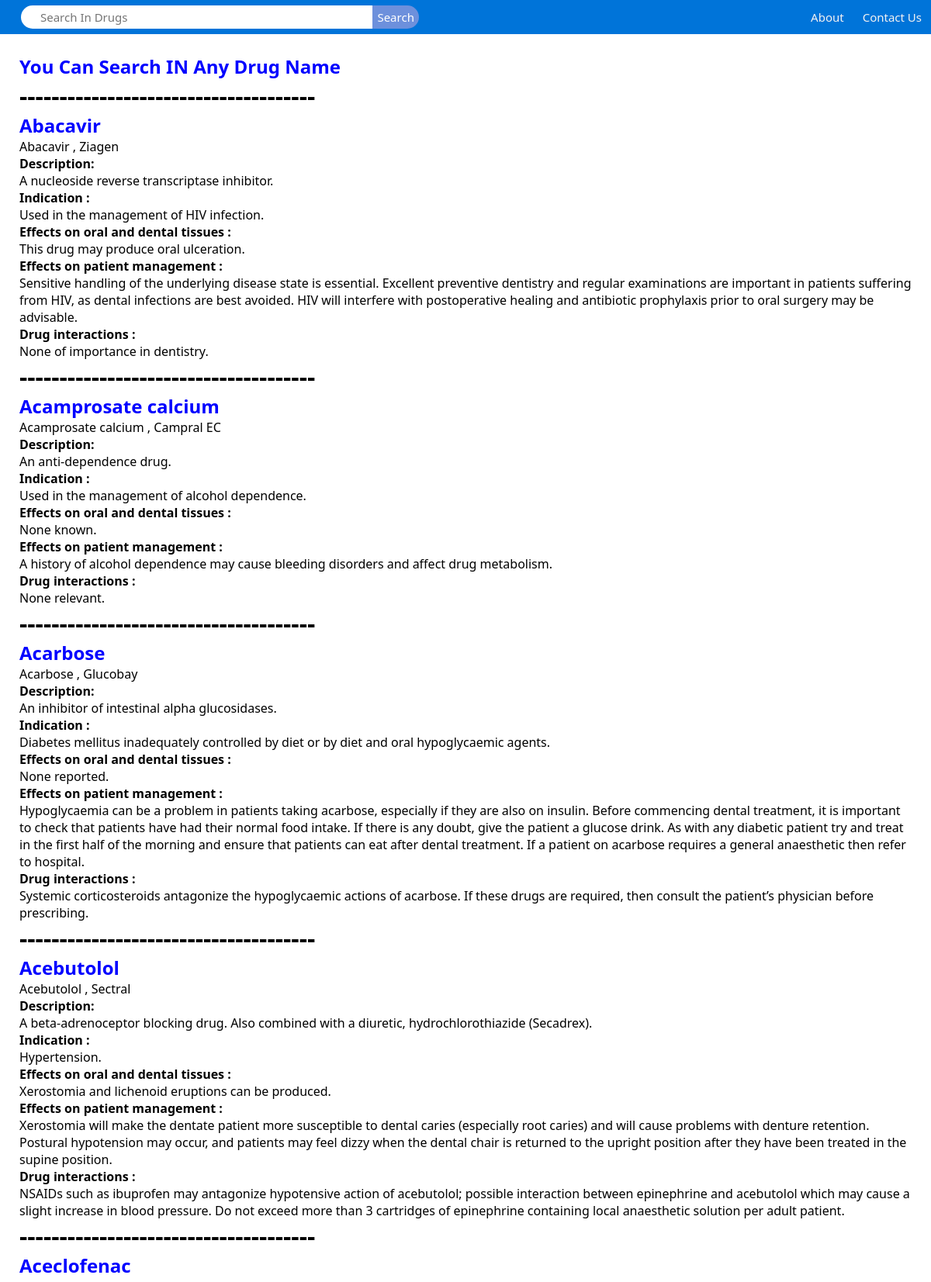
Screenshot of /search (upper part) with the database file from the repository.
### dictionary/models.py (models this page shows, shortened)
class Drug(models.Model):
    name1 = models.CharField(max_length=50, null= True, blank=True)
    name2 = models.CharField(max_length=500, null= True, blank=True)
    description = models.TextField()
    indication = models.TextField()
    effect_on_dental_tissues = models.TextField()
    effect_on_patient_treatment = models.TextField()
    drug_interaction = models.TextField()
    class Meta:
        ordering = ['name1']

### dictionary/views.py (the view, shortened to what this page needs)
# urls.py: path('search',views.search,name='search'),
def search(request):
    drugs = Drug.objects.all()
    drug2s = Drug2.objects.all()
    drugds = Drug.objects.all()
    drug2ds = Drug2.objects.all()
    drugis = Drug.objects.all()
    drug2is = Drug2.objects.all()
    name = None
    context = {'drugs':drugs, 'drug2s':drug2s,'drugds':drugds, 'drug2ds':drug2ds,'drugis':drugis, 'drug2is':drug2is, }
    return render(request,'dictionary/search.html',  context )

### templates/dictionary/search.html (shortened to what this page needs)
{%load static%}
<!DOCTYPE html>
<html lang="en">
<head>
    <link rel="stylesheet" href="{%static 'css/style.css'%}">
</head>
<body>
    <div class="navlist">
        <a href="#">Contact Us</a>
		<a href="#">About </a>
        <form method="GET">
            <input type="text" placeholder="Search In Drugs" name="src">
            <input type="submit" value="Search">
        </form>
    </div>
   <div style="margin: 15px; padding:10px">
    <h2 style="color: blue;">You Can Search IN Any Drug Name  </h2>
    <h1>-------------------------------------</h1>
    {%for d in drugs %}
    <h2 style="color: blue;">  {{d.name1}} </h2>
    <p>{{d.name2}}</p>
    <h4>Description:</h4>
    <p>{{d.description}}</p>
    <h4>Indication :</h4>
    <p>{{d.indication}}</p>
    <h4>Effects on oral and dental tissues :</h4>
    <p>{{d.effect_on_dental_tissues}}</p>
    <h4>Effects on patient management :</h4>
    <p>{{d.effect_on_patient_treatment}}</p>
    <h4>Drug interactions :</h4>
    <p>{{d.drug_interaction}}</p>
    <h1>-------------------------------------</h1>
    {%endfor%}
   </div>
</body>
</html>

### project/static/css/style.css (style rules this page uses)
* { padding: 0; margin: 0; font-family: 'Segoe UI', Tahoma, Geneva, Verdana, sans-serif; }
input[type="text"] { position: relative; left: 20px; background: #fff; width:35%; height:30px; border: none; outline: none; border-radius: 25px 0 0 25px; padding: 0 25px; font-size: 15px; top: 0px; margin:7px; transition: 0.5s; }
input[type="submit"] { position: relative; left: -15px; border-radius: 0 25px 25px 0; width: 60px; height:30px; border: none; outline: none; cursor: pointer; background: #6d90dc; color: #fff; font-size: 15px; top: 0px; margin:7px; }
.navlist { background-color: #0074D9; position: relative; width: 100%; border-radius: 0 0 0 0 ; }
.navlist a { float:right; display: block; color: #f2f2f2; text-align: center; padding: 12px; text-decoration: none; font-size: 15px; }

### rows the page displays
Drug: name1 "Abacavir", name2 "Abacavir , Ziagen", description "A nucleoside reverse transcriptase inhibitor.", indication "Used in the management of HIV infection.", effect_on_dental_tissues "This drug may produce oral ulceration.", effect_on_patient_treatment "Sensitive handling of the underlying disease state is essential. Excellent preventive dentistry and regular examinations are important in patients suffering from HIV, as dental infections are best avoided. HIV will interfere with postoperative healing and antibiotic prophylaxis prior to oral surgery may be advisable.", drug_interaction "None of importance in dentistry."
Drug: name1 "Acamprosate calcium", name2 "Acamprosate calcium , Campral EC", description "An anti-dependence drug.", indication "Used in the management of alcohol dependence.", effect_on_dental_tissues "None known.", effect_on_patient_treatment "A history of alcohol dependence may cause bleeding disorders and affect drug metabolism.", drug_interaction "None relevant."
Drug: name1 "Acarbose", name2 "Acarbose , Glucobay", description "An inhibitor of intestinal alpha glucosidases.", indication "Diabetes mellitus inadequately controlled by diet or by diet and oral hypoglycaemic agents.", effect_on_dental_tissues "None reported.", effect_on_patient_treatment "Hypoglycaemia can be a problem in patients taking acarbose, especially if they are also on insulin. Before commencing dental treatment, it is important to check that patients have had their normal food intake. If there is any doubt, give the patient a glucose drink. As with any diabetic patient try and treat in the first half of the morning and ensure that patients can eat after dental treatment. If a patient on acarbose requires a general anaesthetic then refer to hospital.", drug_interaction "Systemic corticosteroids antagonize the hypoglycaemic actions of acarbose. If these drugs are required, then consult the patient’s physician before prescribing."
Drug: name1 "Acebutolol", name2 "Acebutolol , Sectral", description "A beta-adrenoceptor blocking drug. Also combined with a diuretic, hydrochlorothiazide (Secadrex).", indication "Hypertension.", effect_on_dental_tissues "Xerostomia and lichenoid eruptions can be produced.", effect_on_patient_treatment "Xerostomia will make the dentate patient more susceptible to dental caries (especially root caries) and will cause problems with denture retention. Postural hypotension may occur, and patients may feel dizzy when the dental chair is returned to the upright position after they have been treated in the supine position.", drug_interaction "NSAIDs such as ibuprofen may antagonize hypotensive action of acebutolol; possible interaction between epinephrine and acebutolol which may cause a slight increase in blood pressure. Do not exceed more than 3 cartridges of epinephrine containing local anaesthetic solution per adult patient."
Drug: name1 "Aceclofenac"
